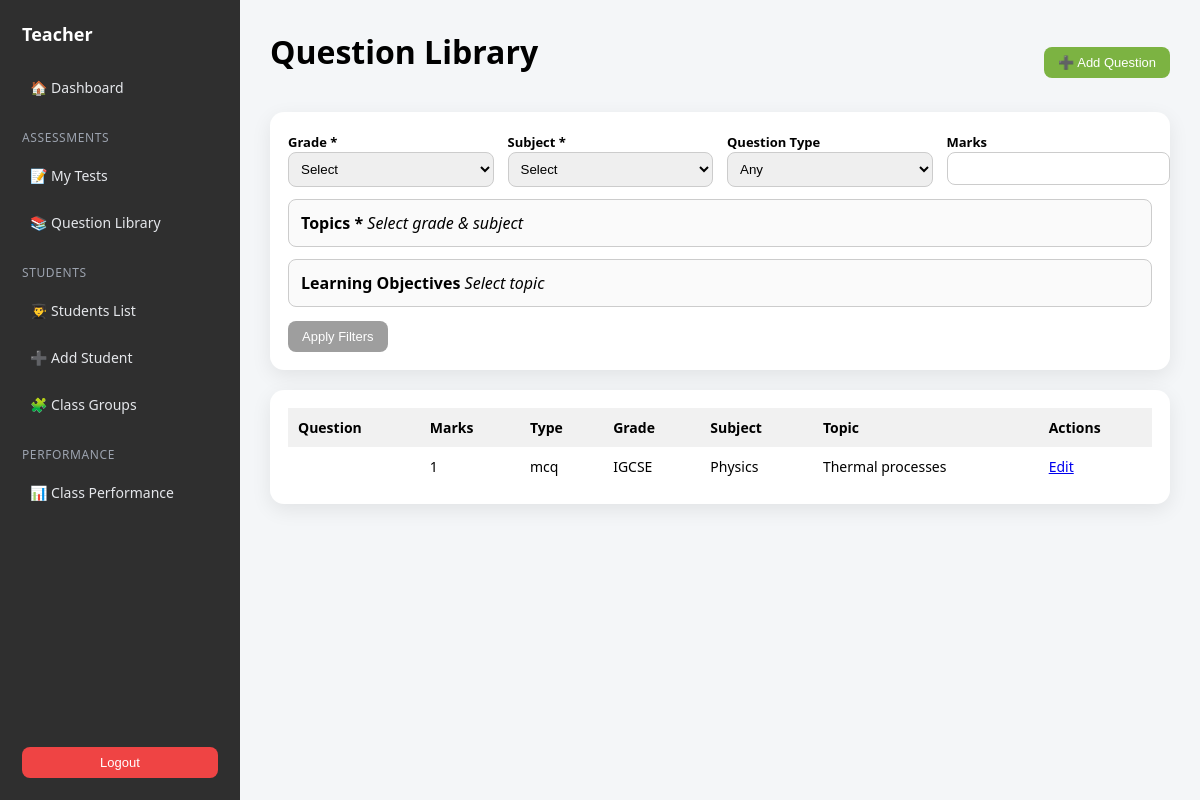
The app's page /questions/ (signed in), older data.
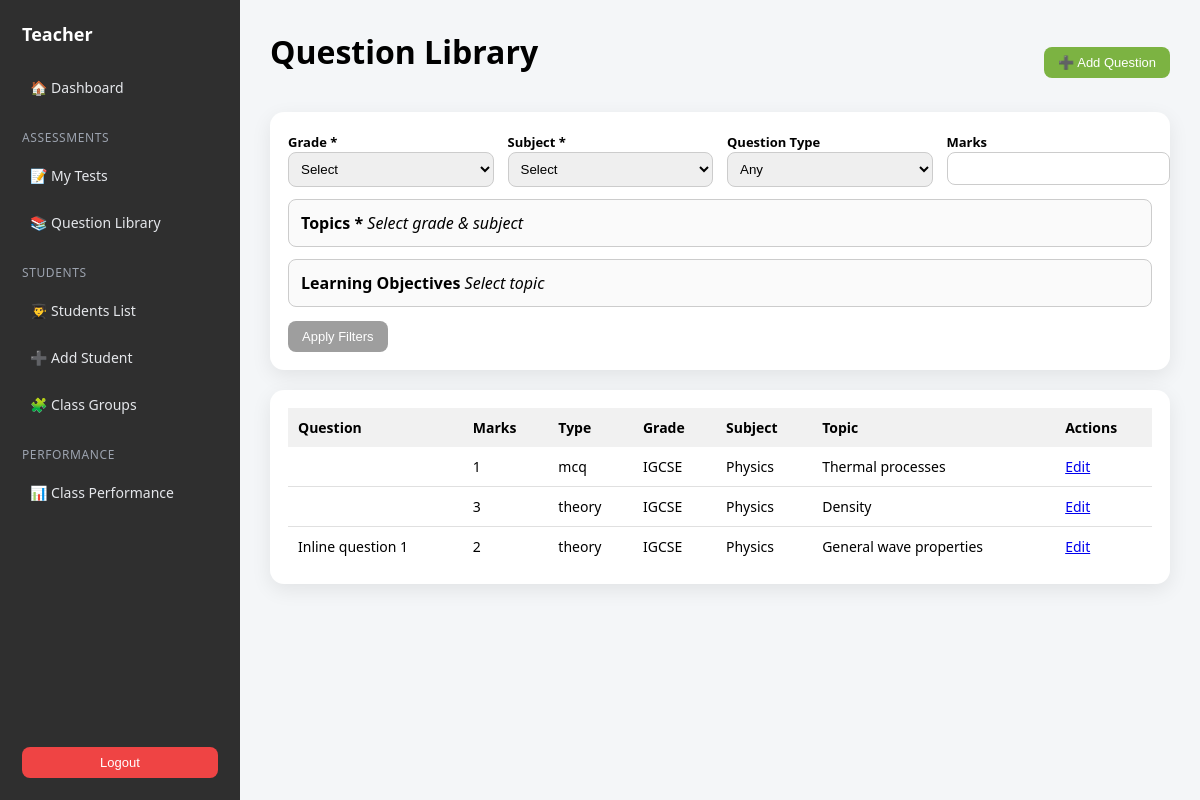
The same page, newer data.
### core/models.py (models this page shows, shortened)
class Question(models.Model):
    QUESTION_TYPES = [
        ("mcq", "MCQ"),
        ("theory", "Theory"),
        ("structured", "Structured"),
        ("practical", "Practical"),
    ]
    grade = models.ForeignKey(Grade, on_delete=models.PROTECT)
    subject = models.ForeignKey(Subject, on_delete=models.PROTECT)
    topic = models.ForeignKey(Topic, on_delete=models.PROTECT)
    year = models.PositiveIntegerField(null=True, blank=True)
    learning_objectives = models.ManyToManyField(
        LearningObjective,
        related_name="questions"
    )
    question_text = models.TextField()
    answer_text = models.TextField(blank=True)
    marks = models.PositiveIntegerField(default=1)
    question_type = models.CharField(
        max_length=20,
        choices=QUESTION_TYPES
    )
    created_by = models.ForeignKey(
        User,
        on_delete=models.CASCADE,
        related_name="questions"
    )
    created_at = models.DateTimeField(auto_now_add=True)

class Grade(models.Model):
    name = models.CharField(max_length=50)
    class Meta:
        ordering = ["name"]
        verbose_name = "Grade"
        verbose_name_plural = "Grades"

class Subject(models.Model):
    name = models.CharField(max_length=100)
    class Meta:
        ordering = ["name"]

class Topic(models.Model):
    name = models.CharField(max_length=150)
    grade = models.ForeignKey(
        Grade,
        on_delete=models.CASCADE,
        related_name="topics"
    )
    subject = models.ForeignKey(
        Subject,
        on_delete=models.CASCADE,
        related_name="topics"
    )
    class Meta:
        unique_together = ("name", "grade", "subject")
        ordering = ["grade__name", "subject__name", "name"]

### core/views.py (the view)
# urls.py: path("questions/", views.question_library, name="question_library"),
@login_required
def question_library(request):
    qs = Question.objects.filter(
        created_by=request.user
    ).select_related("grade", "subject", "topic").prefetch_related("learning_objectives")
    grade = request.GET.get("grade")
    subject = request.GET.get("subject")
    qtype = request.GET.get("question_type")
    marks = request.GET.get("marks")
    year = request.GET.get("year")
    if grade:
        qs = qs.filter(grade_id=grade)
    if subject:
        qs = qs.filter(subject_id=subject)
    if qtype:
        qs = qs.filter(question_type=qtype)
    if marks:
        qs = qs.filter(marks=marks)
    if year:
        qs = qs.filter(year=year)
    topics = request.GET.getlist("topics[]")
    if topics:
        qs = qs.filter(topic_id__in=topics)
    los = request.GET.getlist("los[]")
    if los:
        qs = qs.filter(learning_objectives__id__in=los).distinct()
    return render(
        request,
        "teacher/question_library.html",
        {
            "questions": qs,
            "grades": Grade.objects.all(),
            "subjects": Subject.objects.all(),
            "topics": Topic.objects.all(),
        }
    )

### core/templates/teacher/question_library.html (shortened to what this page needs)
{% extends "teacher/teacher_base.html" %}
{% block content %}
{% with test_id=request.GET.import_to_test %}
{% with import_mode=test_id %}
<div class="action-bar">
  <h1>Question Library</h1>
  <div>
    <a href="{% url 'add_question' %}" target="_blank">
      <button class="btn green">➕ Add Question</button>
    </a>
  </div>
</div>
<form method="get" class="filters" id="filterForm">
  <div class="filter-grid">
    <div>
      <label>Grade *</label>
      <select id="gradeSelect" name="grade" required>
        <option value="">Select</option>
      </select>
    </div>
    <div>
      <label>Subject *</label>
      <select id="subjectSelect" name="subject" required>
        <option value="">Select</option>
      </select>
    </div>
    <div>
      <label>Question Type</label>
      <select name="question_type">
        <option value="">Any</option>
      </select>
    </div>
    <div>
      <label>Marks</label>
      <input type="number" name="marks" value="{{ request.GET.marks }}">
    </div>
  </div>
  <div class="topics" id="topicsBox">
    <strong>Topics *</strong>
    <em>Select grade & subject</em>
  </div>
  <div class="lo-box" id="loBox">
    <strong>Learning Objectives</strong>
    <em>Select topic</em>
  </div>
  <div style="margin-top:14px;">
    <button class="btn gray" type="submit">Apply Filters</button>
  </div>
</form>
<div class="table-wrap">
  <table>
    <thead>
      <tr>
        <th>Question</th>
        <th>Marks</th>
        <th>Type</th>
        <th>Grade</th>
        <th>Subject</th>
        <th>Topic</th>
        <th>Actions</th>
      </tr>
    </thead>
    <tbody>
      {% for q in questions %}
      <tr>
        <td>{{ q.question_text|striptags|truncatewords:18 }}</td>
        <td>{{ q.marks }}</td>
        <td>{{ q.question_type }}</td>
        <td>{{ q.grade.name }}</td>
        <td>{{ q.subject.name }}</td>
        <td>{{ q.topic.name }}</td>
        <td>
          <a href="{% url 'edit_question' q.id %}" target="_blank">Edit</a>
        </td>
      </tr>
      {% empty %}
      <tr>
        <td colspan="8"><em>No questions found</em></td>
      </tr>
      {% endfor %}
    </tbody>
  </table>
</div>
{% endwith %}
{% endwith %}
{% endblock %}

Row changes from the older to the newer data that the page shows:
added Question: marks "3", question_type "theory", grade.name "IGCSE", subject.name "Physics", topic.name "Density"
added Question: question_text "Inline question 1", marks "2", question_type "theory", grade.name "IGCSE", subject.name "Physics", topic.name "General wave properties"
